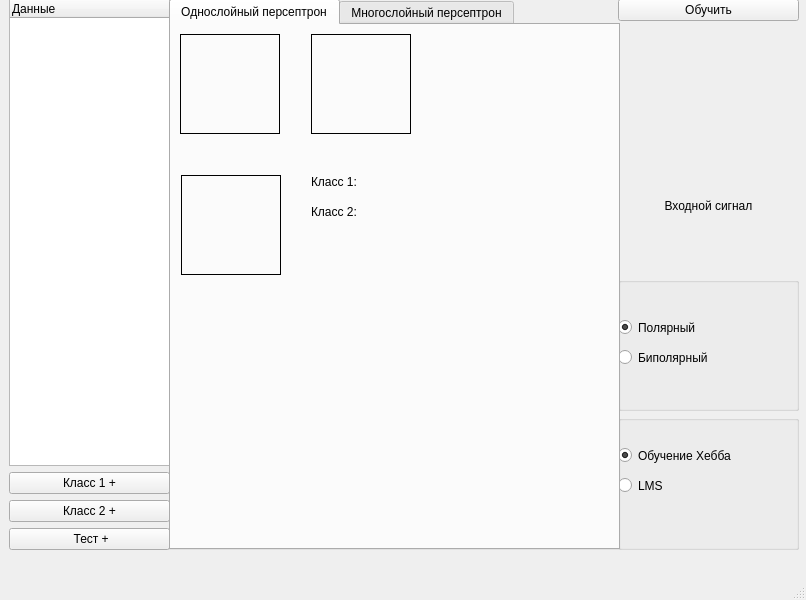
<?xml version="1.0" encoding="UTF-8"?>
<ui version="4.0">
 <class>MainWindow</class>
 <widget class="QMainWindow" name="MainWindow">
  <property name="geometry">
   <rect>
    <x>0</x>
    <y>0</y>
    <width>806</width>
    <height>600</height>
   </rect>
  </property>
  <property name="windowTitle">
   <string>MainWindow</string>
  </property>
  <widget class="QWidget" name="centralwidget">
   <widget class="QWidget" name="verticalLayoutWidget">
    <property name="geometry">
     <rect>
      <x>618</x>
      <y>-1</y>
      <width>181</width>
      <height>551</height>
     </rect>
    </property>
    <layout class="QVBoxLayout" name="verticalLayout_3">
     <property name="spacing">
      <number>4</number>
     </property>
     <item alignment="Qt::AlignTop">
      <widget class="QPushButton" name="Learn">
       <property name="text">
        <string>Обучить</string>
       </property>
      </widget>
     </item>
     <item>
      <widget class="QLabel" name="label">
       <property name="text">
        <string>Входной сигнал</string>
       </property>
       <property name="alignment">
        <set>Qt::AlignCenter</set>
       </property>
      </widget>
     </item>
     <item>
      <widget class="QGroupBox" name="groupBox">
       <property name="title">
        <string/>
       </property>
       <widget class="QRadioButton" name="polar">
        <property name="geometry">
         <rect>
          <x>0</x>
          <y>40</y>
          <width>109</width>
          <height>21</height>
         </rect>
        </property>
        <property name="text">
         <string>Полярный</string>
        </property>
        <property name="checked">
         <bool>true</bool>
        </property>
       </widget>
       <widget class="QRadioButton" name="biPolar">
        <property name="geometry">
         <rect>
          <x>0</x>
          <y>70</y>
          <width>109</width>
          <height>21</height>
         </rect>
        </property>
        <property name="text">
         <string>Биполярный</string>
        </property>
       </widget>
      </widget>
     </item>
     <item>
      <widget class="QGroupBox" name="groupBox_2">
       <property name="title">
        <string/>
       </property>
       <widget class="QRadioButton" name="LMS">
        <property name="geometry">
         <rect>
          <x>0</x>
          <y>60</y>
          <width>106</width>
          <height>21</height>
         </rect>
        </property>
        <property name="text">
         <string>LMS</string>
        </property>
       </widget>
       <widget class="QRadioButton" name="Hebb">
        <property name="geometry">
         <rect>
          <x>0</x>
          <y>30</y>
          <width>151</width>
          <height>21</height>
         </rect>
        </property>
        <property name="text">
         <string>Обучение Хебба</string>
        </property>
        <property name="checked">
         <bool>true</bool>
        </property>
       </widget>
      </widget>
     </item>
    </layout>
   </widget>
   <widget class="QWidget" name="verticalLayoutWidget_2">
    <property name="geometry">
     <rect>
      <x>9</x>
      <y>-1</y>
      <width>161</width>
      <height>551</height>
     </rect>
    </property>
    <layout class="QVBoxLayout" name="verticalLayout">
     <item>
      <widget class="QTreeWidget" name="data_tree">
       <column>
        <property name="text">
         <string>Данные</string>
        </property>
       </column>
      </widget>
     </item>
     <item>
      <widget class="QPushButton" name="class_1">
       <property name="text">
        <string>Класс 1 +</string>
       </property>
      </widget>
     </item>
     <item>
      <widget class="QPushButton" name="class_2">
       <property name="text">
        <string>Класс 2 +</string>
       </property>
      </widget>
     </item>
     <item>
      <widget class="QPushButton" name="test_class">
       <property name="text">
        <string> Тест +</string>
       </property>
      </widget>
     </item>
    </layout>
   </widget>
   <widget class="QWidget" name="layoutWidget">
    <property name="geometry">
     <rect>
      <x>169</x>
      <y>-1</y>
      <width>451</width>
      <height>551</height>
     </rect>
    </property>
    <layout class="QVBoxLayout" name="verticalLayout_2">
     <property name="spacing">
      <number>3</number>
     </property>
     <item>
      <widget class="QTabWidget" name="tabWidget">
       <property name="currentIndex">
        <number>0</number>
       </property>
       <widget class="QWidget" name="SLP">
        <attribute name="title">
         <string>Однослойный персептрон</string>
        </attribute>
        <widget class="QLabel" name="img_3">
         <property name="geometry">
          <rect>
           <x>10</x>
           <y>150</y>
           <width>100</width>
           <height>100</height>
          </rect>
         </property>
         <property name="frameShape">
          <enum>QFrame::Box</enum>
         </property>
         <property name="text">
          <string/>
         </property>
        </widget>
        <widget class="QLabel" name="img_2">
         <property name="geometry">
          <rect>
           <x>140</x>
           <y>9</y>
           <width>100</width>
           <height>100</height>
          </rect>
         </property>
         <property name="frameShape">
          <enum>QFrame::Box</enum>
         </property>
         <property name="text">
          <string/>
         </property>
        </widget>
        <widget class="QLabel" name="img_1">
         <property name="geometry">
          <rect>
           <x>9</x>
           <y>9</y>
           <width>100</width>
           <height>100</height>
          </rect>
         </property>
         <property name="frameShape">
          <enum>QFrame::Box</enum>
         </property>
         <property name="text">
          <string/>
         </property>
        </widget>
        <widget class="QLabel" name="lbl1">
         <property name="geometry">
          <rect>
           <x>140</x>
           <y>150</y>
           <width>59</width>
           <height>14</height>
          </rect>
         </property>
         <property name="text">
          <string>Класс 1:</string>
         </property>
        </widget>
        <widget class="QLabel" name="lbl2">
         <property name="geometry">
          <rect>
           <x>140</x>
           <y>180</y>
           <width>59</width>
           <height>14</height>
          </rect>
         </property>
         <property name="text">
          <string>Класс 2:</string>
         </property>
        </widget>
        <widget class="QLabel" name="sim_1">
         <property name="geometry">
          <rect>
           <x>200</x>
           <y>150</y>
           <width>59</width>
           <height>14</height>
          </rect>
         </property>
         <property name="text">
          <string/>
         </property>
        </widget>
        <widget class="QLabel" name="sim_2">
         <property name="geometry">
          <rect>
           <x>200</x>
           <y>180</y>
           <width>59</width>
           <height>14</height>
          </rect>
         </property>
         <property name="text">
          <string/>
         </property>
        </widget>
       </widget>
       <widget class="QWidget" name="MLP">
        <attribute name="title">
         <string>Многослойный персептрон</string>
        </attribute>
       </widget>
      </widget>
     </item>
    </layout>
   </widget>
  </widget>
  <widget class="QMenuBar" name="menubar">
   <property name="geometry">
    <rect>
     <x>0</x>
     <y>0</y>
     <width>806</width>
     <height>22</height>
    </rect>
   </property>
  </widget>
  <widget class="QStatusBar" name="statusbar"/>
 </widget>
 <resources/>
 <connections/>
</ui>
